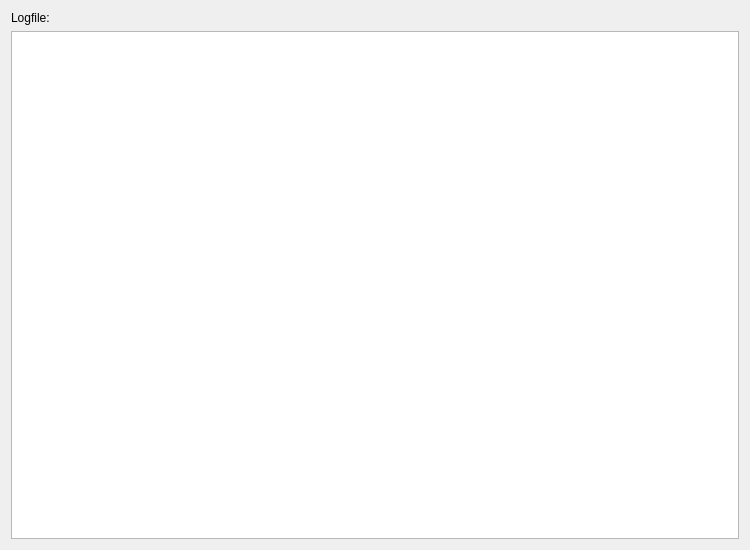
<ui version="4.0" >
 <class>LogfileDialog</class>
 <widget class="QDialog" name="LogfileDialog" >
  <property name="geometry" >
   <rect>
    <x>0</x>
    <y>0</y>
    <width>750</width>
    <height>550</height>
   </rect>
  </property>
  <property name="baseSize" >
   <size>
    <width>0</width>
    <height>0</height>
   </size>
  </property>
  <property name="windowTitle" >
   <string>Logfile</string>
  </property>
  <layout class="QGridLayout" >
   <item row="0" column="0" >
    <widget class="QLabel" name="label" >
     <property name="text" >
      <string>Logfile:</string>
     </property>
    </widget>
   </item>
   <item row="1" column="0" >
    <widget class="QTextEdit" name="textEditLogfile" >
     <property name="readOnly" >
      <bool>true</bool>
     </property>
    </widget>
   </item>
  </layout>
 </widget>
 <resources/>
 <connections/>
</ui>
